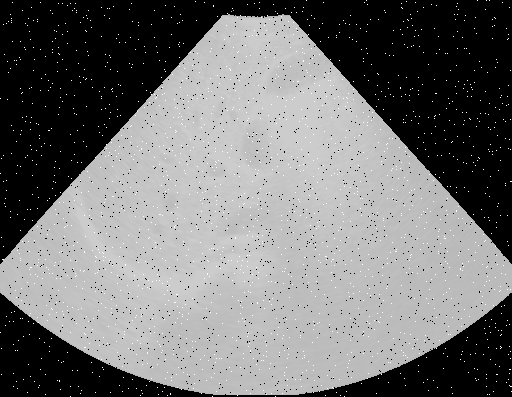
%> input picture Liver_Ultrasound.png, 512 x 397 px
$ octave Ultrasound_Imaging.m   (GNU Octave 9; MATLAB toolbox functions it lacks are replaced by stand-ins)
%> lines starting %> are read from the running program, lines starting %| are printed output that depends on the picture; in (x1, y1, x2, y2) boxes, pixels count from 0 and x2, y2 are one past the last pixel; in counts of white or black regions, pixels touching at a corner belong together; the program's own positions count from 1
%% Ultrasound Image Processing
% Author: Lauryn Peters
% Date: April 14, 2024

% Purpose: To take a raw liver ultrasound image and process it to make it
% more readable.

close all; clear all; clc;

%% Image processing

liver = imread('liver_ultrasound.png'); % load raw image
%> liver is the input picture: size 397x512 uint8; min 0, max 255, mean 117.3
med_filt = medfilt2(liver); % median filtering to remove "salt and pepper speckles"

% display pre- and post-median filtering
figure;
imshowpair(liver,med_filt,"montage","scaling","none")
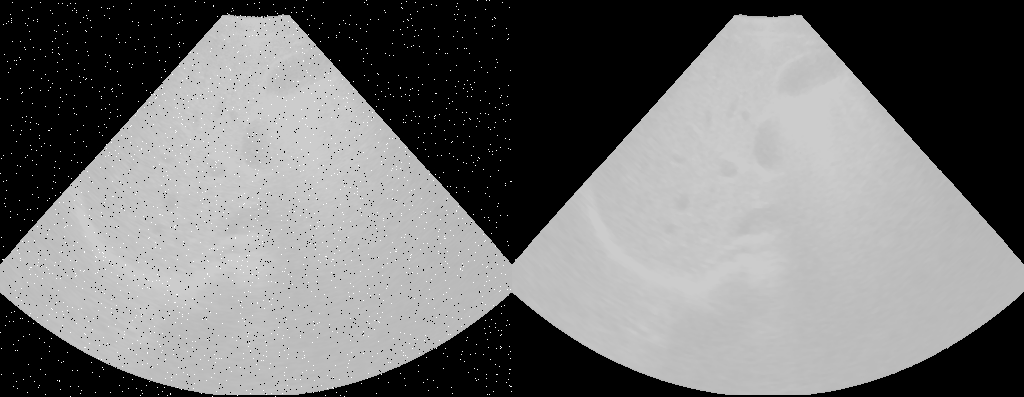
%> displayed picture: size 397x1024, on the screen's scale of 0 to 255; min 0, max 255, mean 117.2
title('Unfiltered Liver US                                                                       Median Filtered US');

[counts, binLoc] = imhist(med_filt); % explore intensity
%> counts = 256 values, max 79922 at index 1, min 0 at index 3, mean 794; binLoc = 256 values from 0 to 255

% show histogram diplaying that image doesn't use full range of intensities
figure;
imhist(med_filt)
title('Pixel Intensity Histogram (Filtered)')
xlabel('Pixel Intensity Value')
ylabel('Frequency')
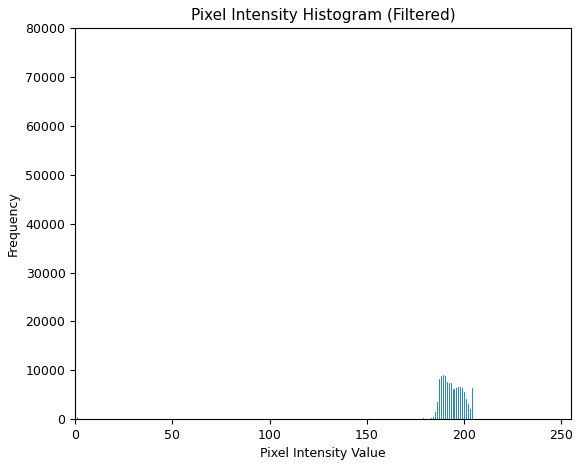
%> figure redrawn from the program's plot data; highest point at x = 0, y = 79922

im_arr = med_filt ~= 0; % creates boolean array where any non-zero value = TRUE and zero values = FALSE
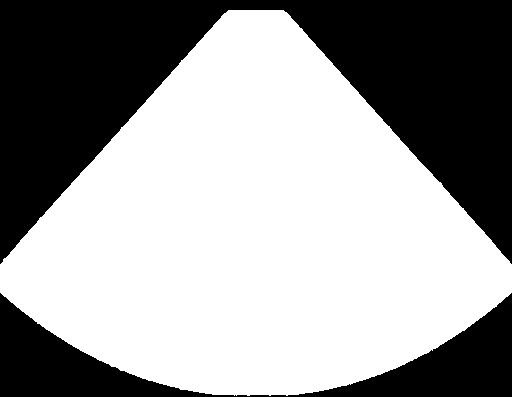
%> im_arr: size 397x512 logical; 60.7% white; 2 black regions, box (x1, y1, x2, y2) and area: (0, 0, 512, 264) 62771, (0, 293, 512, 397) 17151
adjusted = med_filt; % generates copy of original image
adjusted(im_arr) = imadjust(med_filt(im_arr)); % adjusts image contrast by increasing range of intensities
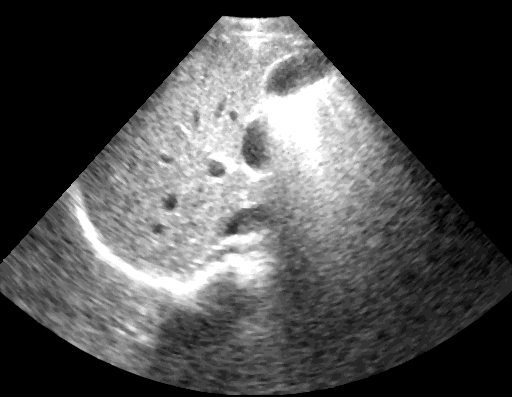
%> adjusted: size 397x512 uint8; min 0, max 255, mean 75.7

% show histogram diplaying that image now uses full range of intensities
figure;
imhist(adjusted)
title('Pixel Intensity Histogram (Adjusted)')
xlabel('Pixel Intensity Value')
ylabel('Frequency')
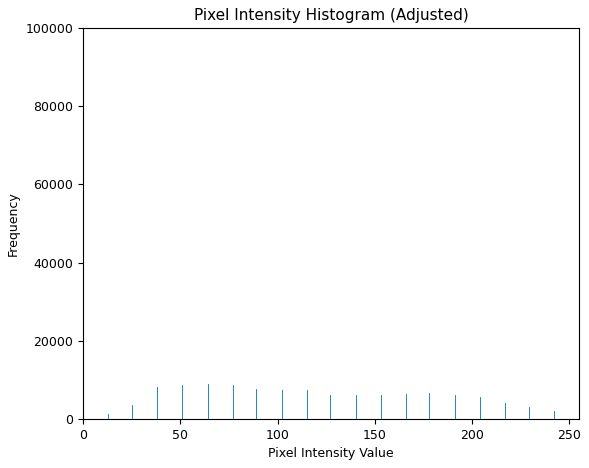
%> figure redrawn from the program's plot data; highest point at x = 0, y = 81400

% compare filtered and adjusted images
figure;
imshowpair(med_filt, adjusted, "montage","scaling","none")
title('Median Filtered US                                                                         Adjusted US');

sharp = imsharpen(adjusted); % sharpen image

% display pre- and post-sharpening
figure;
imshowpair(adjusted, sharp, "montage","scaling","none")
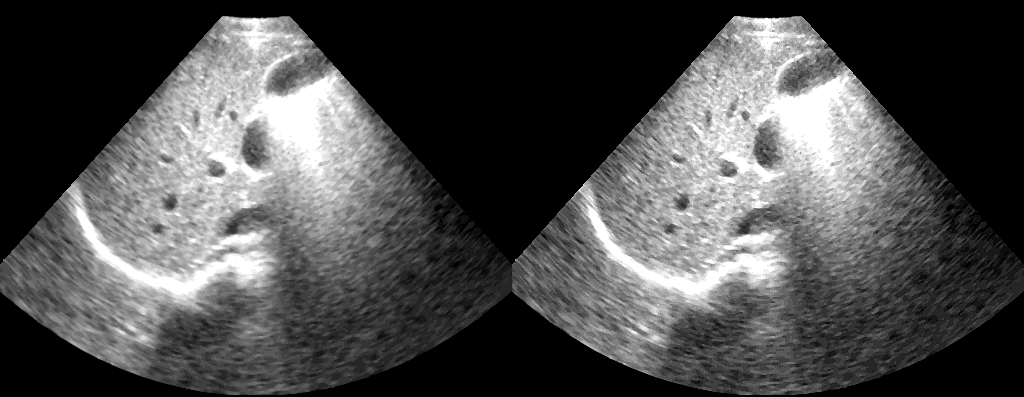
%> displayed picture: size 397x1024, on the screen's scale of 0 to 255; min 0, max 255, mean 75.7
title('Adjusted US                                                                               Sharpened US');

%% Before and after

figure;
imshowpair(liver, sharp, "montage","scaling","none")
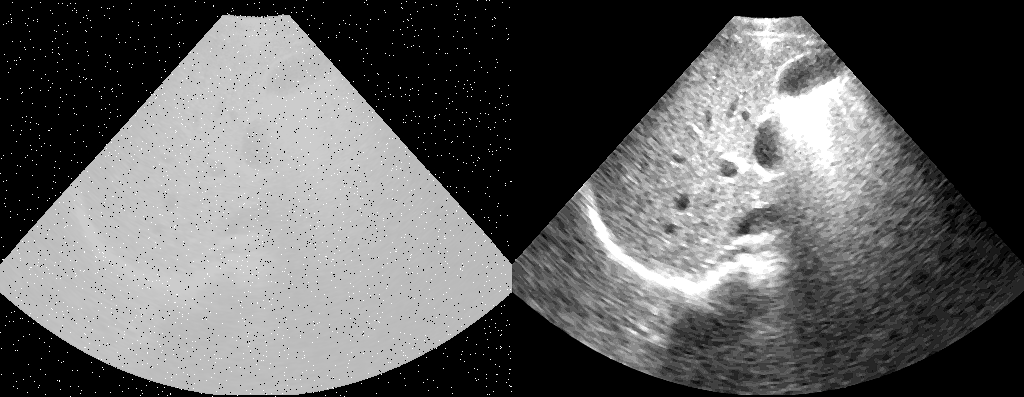
%> displayed picture: size 397x1024, on the screen's scale of 0 to 255; min 0, max 255, mean 96.5
title('       Original Image                                                                      Fully Processed Image');
